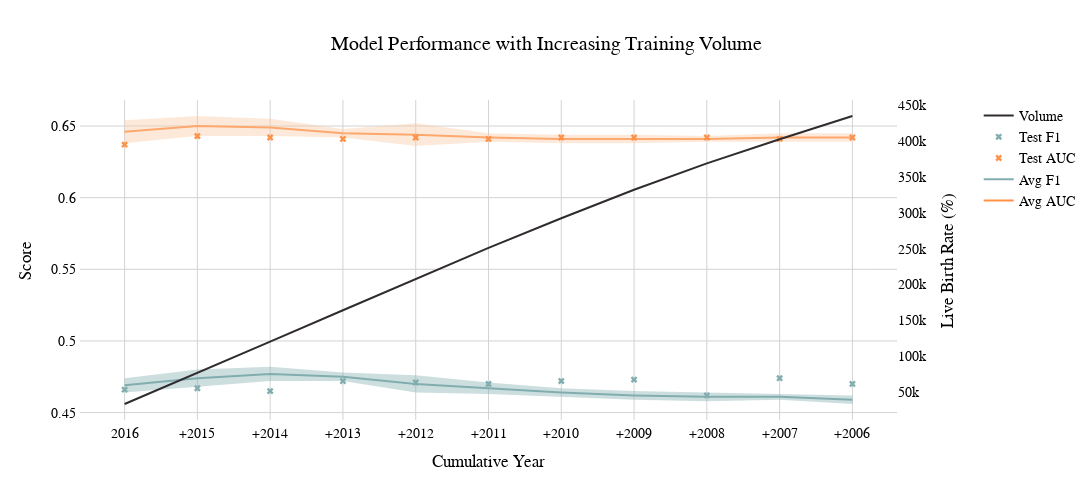

This figure's notebook cell:
### Code cell
models = ['2016', '+2015', '+2014', '+2013', '+2012', '+2011', '+2010', '+2009', '+2008', '+2007', '+2006']

avg_auc = [0.646, 0.650, 0.649, 0.645, 0.644, 0.642, 0.641, 0.641, 0.641, 0.642, 0.642]
std_auc = [0.008, 0.007, 0.006, 0.003, 0.008, 0.003, 0.003, 0.003, 0.002, 0.003, 0.003]
test_auc = [0.637, 0.643, 0.642, 0.641, 0.642, 0.641, 0.642, 0.642, 0.642, 0.641, 0.642]

avg_f1 = [0.469, 0.474, 0.477, 0.475, 0.470, 0.467, 0.464, 0.462, 0.461, 0.461, 0.459]
std_f1 = [0.005, 0.006, 0.005, 0.003, 0.006, 0.004, 0.003, 0.003, 0.003, 0.002, 0.003]
test_f1 = [0.466, 0.467, 0.465, 0.472, 0.471, 0.470, 0.472, 0.473, 0.462, 0.474, 0.470]

volume = [33595, 76645, 120444, 164242, 208208, 251064, 292404, 332028, 368884, 402440, 434817]


# Create figure
fig = go.Figure()

# AUC Scores
fig.add_trace(go.Scatter(
    x=models, y=avg_auc, 
    mode='lines',
    name='Avg AUC',
    line=dict(color='#FF9249')))
fig.add_trace(go.Scatter(
    x=models, y=[avg + std for avg, std in zip(avg_auc, std_auc)], 
    mode='lines',
    name='AUC + 1 std',
    marker=dict(color="#444"),
    line=dict(width=0),
    showlegend=False))
fig.add_trace(go.Scatter(
    x=models, y=[avg - std for avg, std in zip(avg_auc, std_auc)], 
    mode='lines',
    name='AUC - 1 std',
    marker=dict(color="#444"),
    line=dict(width=0),
    fillcolor='rgba(250, 199, 164, 0.4)',
    fill='tonexty',
    showlegend=False))

# F1 Scores
fig.add_trace(go.Scatter(
    x=models, y=avg_f1, 
    mode='lines',
    name='Avg F1',
    line=dict(color='#82ADAE')))
fig.add_trace(go.Scatter(
    x=models, y=[avg + std for avg, std in zip(avg_f1, std_f1)], 
    mode='lines',
    name='F1 + 1 std',
    marker=dict(color="#444"),
    line=dict(width=0),
    showlegend=False))
fig.add_trace(go.Scatter(
    x=models, y=[avg - std for avg, std in zip(avg_f1, std_f1)], 
    mode='lines',
    name='F1 - 1 std',
    marker=dict(color="#444"),
    line=dict(width=0),
    fillcolor='rgba(130, 173, 174, 0.4)',
    fill='tonexty',
    showlegend=False))

# Test Scores
fig.add_trace(go.Scatter(
    x=models, y=test_auc, 
    mode='markers',
    name='Test AUC',
    marker=dict(color='#FF9249', symbol='x')))
fig.add_trace(go.Scatter(
    x=models, y=test_f1, 
    mode='markers',
    name='Test F1',
    marker=dict(color='#82ADAE', symbol='x')))


# LBR
fig.add_trace(go.Scatter(
    x=models, y=volume, 
    mode='lines',
    name='Volume',
    yaxis='y2', 
    line=dict(color='#302C2E'),
))

# Update layout with yaxis2 and other formatting
fig.update_layout(
    title={
        'text': 'Model Performance with Increasing Training Volume',
        'x': 0.5,
        'xanchor': 'center'
    },
    legend=dict(
        x=1.1,  # Move the legend further to the right
        y=1), 
    xaxis_title='Cumulative Year',
    yaxis_title='Score',
    yaxis2=dict(
        title='Live Birth Rate (%)',
        overlaying='y',
        side='right',
        showgrid=False
    ),
    font=dict(
        family="Didot",
        size=14,
        color="black"
    ),
    width=1100,  
    height=500,
    plot_bgcolor='white',
    paper_bgcolor='white',
    xaxis=dict(showline=True, showgrid=True, gridcolor='lightgrey'),
    yaxis=dict(showline=True, showgrid=True, gridcolor='lightgrey'),
    showlegend=True
)

fig.show()

### Figure 1 — Plotly figure (JSON) as saved in the notebook; plotly's stock layout.template omitted (floating-point values rounded to 4 significant figures)
{"data": [{"line": {"color": "#FF9249"}, "mode": "lines", "name": "Avg AUC", "type": "scatter", "x": ["2016", "+2015", "+2014", "+2013", "+2012", "+2011", "+2010", "+2009", "+2008", "+2007", "+2006"], "y": [0.646, 0.65, 0.649, 0.645, 0.644, 0.642, 0.641, 0.641, 0.641, 0.642, 0.642]}, {"line": {"width": 0}, "marker": {"color": "#444"}, "mode": "lines", "name": "AUC + 1 std", "showlegend": false, "type": "scatter", "x": ["2016", "+2015", "+2014", "+2013", "+2012", "+2011", "+2010", "+2009", "+2008", "+2007", "+2006"], "y": [0.654, 0.657, 0.655, 0.648, 0.652, 0.645, 0.644, 0.644, 0.643, 0.645, 0.645]}, {"fill": "tonexty", "fillcolor": "rgba(250, 199, 164, 0.4)", "line": {"width": 0}, "marker": {"color": "#444"}, "mode": "lines", "name": "AUC - 1 std", "showlegend": false, "type": "scatter", "x": ["2016", "+2015", "+2014", "+2013", "+2012", "+2011", "+2010", "+2009", "+2008", "+2007", "+2006"], "y": [0.638, 0.643, 0.643, 0.642, 0.636, 0.639, 0.638, 0.638, 0.639, 0.639, 0.639]}, {"line": {"color": "#82ADAE"}, "mode": "lines", "name": "Avg F1", "type": "scatter", "x": ["2016", "+2015", "+2014", "+2013", "+2012", "+2011", "+2010", "+2009", "+2008", "+2007", "+2006"], "y": [0.469, 0.474, 0.477, 0.475, 0.47, 0.467, 0.464, 0.462, 0.461, 0.461, 0.459]}, {"line": {"width": 0}, "marker": {"color": "#444"}, "mode": "lines", "name": "F1 + 1 std", "showlegend": false, "type": "scatter", "x": ["2016", "+2015", "+2014", "+2013", "+2012", "+2011", "+2010", "+2009", "+2008", "+2007", "+2006"], "y": [0.474, 0.48, 0.482, 0.478, 0.476, 0.471, 0.467, 0.465, 0.464, 0.463, 0.462]}, {"fill": "tonexty", "fillcolor": "rgba(130, 173, 174, 0.4)", "line": {"width": 0}, "marker": {"color": "#444"}, "mode": "lines", "name": "F1 - 1 std", "showlegend": false, "type": "scatter", "x": ["2016", "+2015", "+2014", "+2013", "+2012", "+2011", "+2010", "+2009", "+2008", "+2007", "+2006"], "y": [0.464, 0.468, 0.472, 0.472, 0.464, 0.463, 0.461, 0.459, 0.458, 0.459, 0.456]}, {"marker": {"color": "#FF9249", "symbol": "x"}, "mode": "markers", "name": "Test AUC", "type": "scatter", "x": ["2016", "+2015", "+2014", "+2013", "+2012", "+2011", "+2010", "+2009", "+2008", "+2007", "+2006"], "y": [0.637, 0.643, 0.642, 0.641, 0.642, 0.641, 0.642, 0.642, 0.642, 0.641, 0.642]}, {"marker": {"color": "#82ADAE", "symbol": "x"}, "mode": "markers", "name": "Test F1", "type": "scatter", "x": ["2016", "+2015", "+2014", "+2013", "+2012", "+2011", "+2010", "+2009", "+2008", "+2007", "+2006"], "y": [0.466, 0.467, 0.465, 0.472, 0.471, 0.47, 0.472, 0.473, 0.462, 0.474, 0.47]}, {"line": {"color": "#302C2E"}, "mode": "lines", "name": "Volume", "type": "scatter", "x": ["2016", "+2015", "+2014", "+2013", "+2012", "+2011", "+2010", "+2009", "+2008", "+2007", "+2006"], "y": [33595, 76645, 120444, 164242, 208208, 251064, 292404, 332028, 368884, 402440, 434817], "yaxis": "y2"}], "layout": {"font": {"color": "black", "family": "Didot", "size": 14}, "height": 500, "legend": {"x": 1.1, "y": 1}, "paper_bgcolor": "white", "plot_bgcolor": "white", "showlegend": true, "title": {"text": "Model Performance with Increasing Training Volume", "x": 0.5, "xanchor": "center"}, "width": 1100, "xaxis": {"gridcolor": "lightgrey", "showgrid": true, "showline": true, "title": {"text": "Cumulative Year"}}, "yaxis": {"gridcolor": "lightgrey", "showgrid": true, "showline": true, "title": {"text": "Score"}}, "yaxis2": {"overlaying": "y", "showgrid": false, "side": "right", "title": {"text": "Live Birth Rate (%)"}}}}
